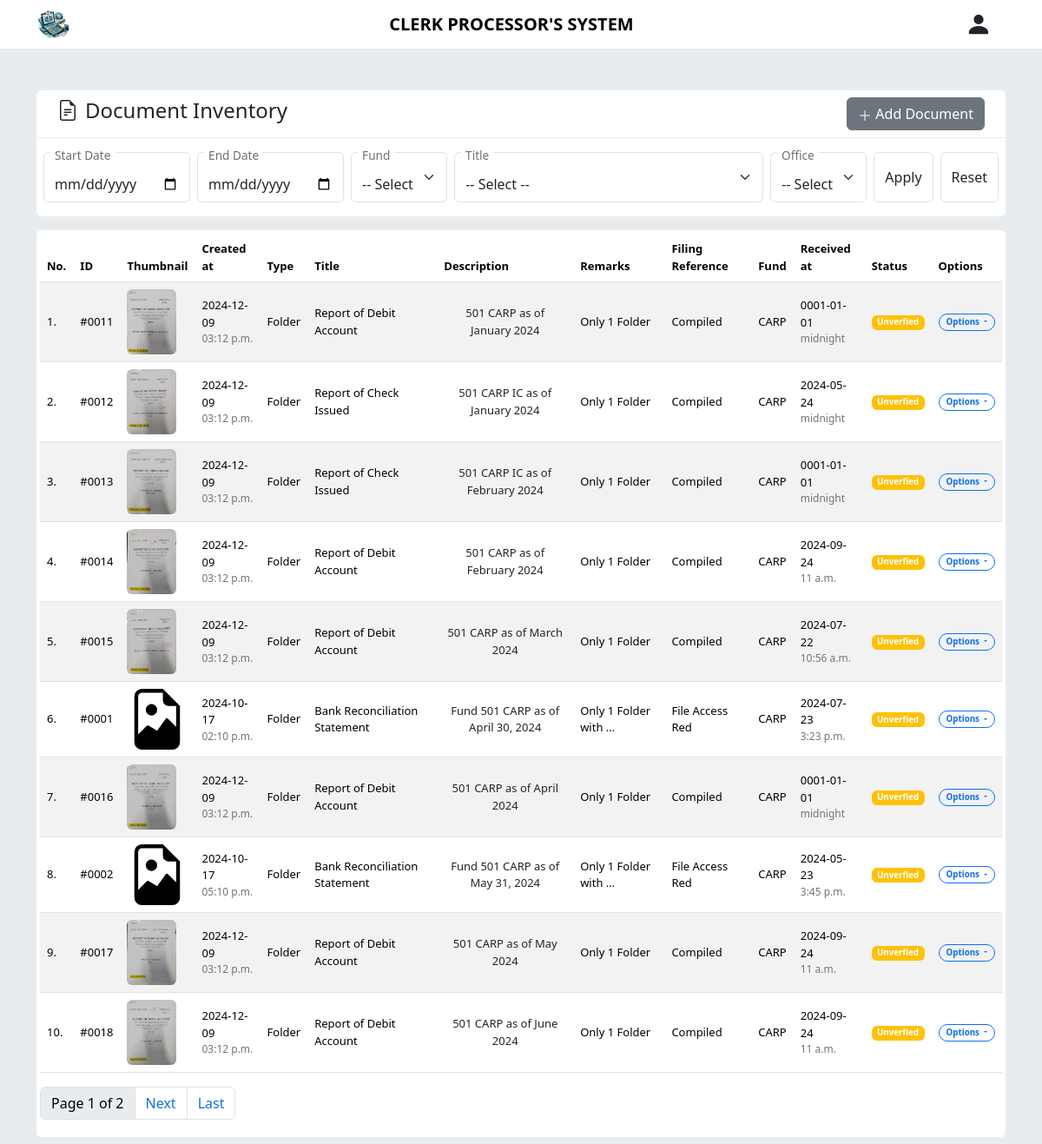
Screenshot of /doc-inventory/ with the database file from the repository.
### docsInventoryHandler/models.py (models this page shows, shortened)
class Document(models.Model):
    type = models.CharField(max_length=100)
    title = models.CharField(max_length=100)
    description = models.CharField(max_length=250)
    doc_year = models.IntegerField()
    doc_month = models.IntegerField()
    remarks = models.CharField(max_length=150)
    filing_ref = models.CharField(max_length=60)
    fund = models.CharField(max_length=10)
    date_received = models.DateField()
    time_received = models.TimeField()
    created_at = models.DateTimeField(auto_now_add=True)
    updated_at = models.DateTimeField(auto_now=True)
    thumbnail = models.FileField(upload_to="MultiFiles/Inventory/thumbnail", blank=True, null=True)
    attachment = models.FileField(upload_to="MultiFiles/Inventory/attachment", blank=True, null=True)
    status = models.CharField(max_length=20, default="unverified")
    office = models.CharField(max_length=100, default="ASDI")

### docsInventoryHandler/views.py (the view)
# urls.py: path("", views.index, name="index"),
def index(request):
    docs = Document.objects.all().order_by('fund', 'doc_month')
    paginator = Paginator(docs, 10)
    page_number = request.GET.get("page")
    page_obj = paginator.get_page(page_number)
    titles = [title[0] for title in DocumentForm.DOCUMENT_TITLE]
    funds = [fund[0] for fund in DocumentForm.FUND_CHOICES]
    offices = [office[0] for office in DocumentForm.OFFICE_CHOICES]
    if request.method == 'POST':
        form = DocumentForm(request.POST, request.FILES)
        if form.is_valid():
            form.save()
            return redirect('docsInventoryIndex')
    else:
        form = DocumentForm()
    return render(request, 'docsInventoryHandler/index.html', {'form': form, 'docs': page_obj, 'titles':titles, 'funds':funds, 'offices':offices, 'page_obj':page_obj})

### docsInventoryHandler/templates/docsInventoryHandler/index.html (shortened to what this page needs)
{% extends 'base/base.html' %}
{% block content %}
<div class="container mt-5">
    <div class="my-2 bg-white rounded-top px-4 py-2 d-flex flex-col justify-content-between">
        <h4 class="d-flex align-items-center gap-2">
            Document Inventory
        </h4>
        {% include 'docsInventoryHandler/modals/modalForm.html' %}
    </div>
    <form class="bg-white rounded-bottom d-flex py-3 gap-2 px-2" style="margin-top: -7px;" action="/doc-inventory/filtered/" method="POST">
            <div class="d-flex flex-col justify-content-start rounded">
                <div class="form-floating">
                    <input type="date" class="form-control" id="dateInput" name="startdate" value="{{filters.startdate}}">
                    <label for="floatingStartDate" style="margin-top: -14px;">Start Date</label>
                </div>
            </div>
            <div class="d-flex flex-col justify-content-start rounded">
                <div class="form-floating">
                    <input type="date" class="form-control" id="dateInput" name="enddate" value="{{filters.enddate}}">
                    <label for="floatingEndDate" style="margin-top: -14px;">End Date</label>
                </div>
            </div>
            <div class="d-flex flex-col justify-content-start rounded">
                <div class="form-floating">
                    <select class="form-select" id="floatingSelect" aria-label="Floating label select example" name="fund">
                    {% if filters.fund %}
                    <option selected value={{filters.fund}}>
                        {{ filters.fund }}
                    </option>
                    {% else %}
                    <option value="">-- Select --</option>
                    {% endif %}
                    </select>
                    <label for="floatingSelect" style="margin-top: -14px;">Fund</label>
                  </div>
            </div>
            <div class="d-flex flex-col justify-content-start rounded">
                <div class="form-floating">
                    <select class="form-select" id="floatingSelect" aria-label="Floating label select example" name="title">
                    {% if filters.title %}
                    <option selected value="{{filters.title}}">
                    {{ filters.title }}
                    <option value="">-- Select --</option>
                    </option>
                    {% else %}
                    <option value="">-- Select --</option>
                    {% endif %}
                    </select>
                    <label for="floatingSelect" style="margin-top: -14px;">Title</label>
                  </div>
            </div>
            <div class="d-flex flex-col justify-content-start rounded">
                <div class="form-floating">
                    <select class="form-select" id="floatingSelect" aria-label="Floating label select example" name="office">
                    {% if filters.office %}
                    <option selected value="{{filters.office}}">
                    {{ filters.office }}
                    <option value="">-- Select --</option>
                    </option>
                    {% else %}
                    <option value="">-- Select --</option>
                    {% endif %}
                    </select>
                    <label for="floatingSelect" style="margin-top: -14px;">Office</label>
                  </div>
            </div>
            <button class="btn border" type="submit">
                  <span>Apply</span>
            </button>
            <button class="btn border" type="reset">
                  <a href="" class="text-decoration-none text-dark">Reset</a>
            </button>
    </form>
    <div class="my-2 bg-white rounded p-1 mt-3">
        {% include 'docsInventoryHandler/tables/documents-table.html' %}
    </div>
</div>
{% endblock %}

### core/templates/base/base.html (shortened to what this page needs)
{% load static %}
<!doctype html>
<html lang="en">
  <head>
    <link href="https://cdn.jsdelivr.net/npm/bootstrap@5.3.3/dist/css/bootstrap.min.css" rel="stylesheet">
    <link rel="stylesheet" href="https://cdn.jsdelivr.net/npm/bootstrap-icons@1.11.3/font/bootstrap-icons.min.css">
    <link rel="stylesheet"
          href=
    "https://cdn.jsdelivr.net/npm/billboard.js/dist/billboard.min.css" />
  </head>
  <body class="bg-body-secondary">
    {% include 'base/navbar.html' %}
    {% block content %}{% endblock %}
  </body>
</html>

### core/templates/base/navbar.html
{% load static %}
<nav class="navbar navbar-expand-lg bg-white">
    <div class="container">
        <img src="{% static 'logo.png' %}" alt="Logo" width="40px" height="40px" class="d-inline-block align-text-top">
      <a class="navbar-brand fw-bold" href="/">
        CLERK PROCESSOR'S SYSTEM
    </a>
      <div class="pe-3">
        <svg xmlns="http://www.w3.org/2000/svg" width="30" height="30" fill="currentColor" class="bi bi-person-fill" viewBox="0 0 16 16">
          <path d="M3 14s-1 0-1-1 1-4 6-4 6 3 6 4-1 1-1 1zm5-6a3 3 0 1 0 0-6 3 3 0 0 0 0 6"/>
        </svg>
      </div>
    </div>
  </nav>

### docsInventoryHandler/templates/docsInventoryHandler/modals/modalForm.html (shortened to what this page needs)
{% load crispy_forms_tags %}
<button type="button" class="btn btn-secondary" data-bs-toggle="modal" data-bs-target="#exampleModal">
  <svg xmlns="http://www.w3.org/2000/svg" width="16" height="16" fill="currentColor" class="bi bi-plus-lg" viewBox="0 0 16 16">
    <path fill-rule="evenodd" d="M8 2a.5.5 0 0 1 .5.5v5h5a.5.5 0 0 1 0 1h-5v5a.5.5 0 0 1-1 0v-5h-5a.5.5 0 0 1 0-1h5v-5A.5.5 0 0 1 8 2"></path>
  </svg>
  Add Document
  </button>

### docsInventoryHandler/templates/docsInventoryHandler/tables/documents-table.html (shortened to what this page needs)
{% if docs %}
<table class="table table-striped rounded p-0" style="font-size: 13px;">
    <thead>
      <tr>
        <th scope="col">No.</th>
        <th scope="col">ID</th>
        <th scope="col">Thumbnail</th>
        <th scope="col">Created at</th>
        <th scope="col">Type</th>
        <th scope="col">Title</th>
        <th scope="col">Description</th>
        <th scope="col">Remarks</th>
        <th scope="col">Filing Reference</th>
        <th scope="col">Fund</th>
        <th scope="col">Received at</th>
        <th scope="col">Status</th>
        <th scope="col">Options</th>
      </tr>
    </thead>
    <tbody>
      {% for doc in docs %}
        <tr class="align-middle">
          <td>
            {{forloop.counter }}.
          </td>
          <td>
            #{{ doc.id |stringformat:"04d"}}
          </td>
          <td>
            {% if doc.thumbnail %}
            <a href="/media/{{doc.thumbnail}}">
              <img src="/media/{{doc.thumbnail}}" alt="img" height="75px" class="rounded">
            </a>
            {% endif %}
          </td>
          <td>
            {{doc.created_at|date:"Y-m-d"}}
            <br>
            <div class="text-secondary" style="font-size: 12px;">
              {{doc.created_at|date:"h:m a"}}
            </div>
          </td>
            <td>{{doc.type}}</td>
            <td>{{doc.title}}</td>
            <td>
              <div class="btn align-start p-0" data-bs-toggle="tooltip" data-bs-placement="top" data-bs-title='{{doc.description}}' style="font-size: 13px;">
                {{doc.description|truncatechars:44}}
              </div>
            </td>
            <td>
                {{doc.remarks|truncatechars:20}}
            </td>
            <td>{{doc.filing_ref}}</td>
            <td>{{doc.fund}}</td>
            <td>{{doc.date_received|date:'Y-m-d'}} <div class="text-secondary" style="font-size: 12px;">{{doc.time_received}}</div></td>
            <td>
              {% if doc.status == "verified" %}
              <div class="badge text-bg-success text-white align-middle">
                Verified
              </div>
              {% elif doc.status == "unverified" %}
              <div class="badge text-bg-warning text-white align-middle">
                Unverfied
              </div>
              {% endif %}
            </td>
            <td>
              <div class="btn-group">
                <button type="button" class="btn border border-primary text-primary px-2 py-1 badge rounded-pill dropdown-toggle" data-bs-toggle="dropdown" aria-expanded="false">
                  Options
                </button>
              </div>
            </td>
        </tr>
      {% endfor %}
    </tbody>
  </table>
{% if page_obj.number %}
<nav aria-label="Page navigation example">
  <ul class="pagination">
    <li class="page-item disabled">
      <a href="" class="page-link text-black">
        Page {{ page_obj.number }} of {{ page_obj.paginator.num_pages }}
      </a>
    </li>
    {% if page_obj.has_next %}
    <li class="page-item"><a class="page-link" href="?page={{ page_obj.next_page_number }}">Next</a></li>
    <li class="page-item"><a class="page-link" href="?page={{ page_obj.paginator.num_pages }}">Last</a></li>
    {% endif %}
  </ul>
</nav>
{% endif %}
  {% else %}
  <p class="text-center pt-2">No Records Found</p>
  {% endif %}

### rows the page displays
Document: id "0011", thumbnail (picture), created_at "2024-12-09", created_at "03:12 p.m.", type "Folder", title "Report of Debit Account", description "501 CARP as of January 2024", remarks "Only 1 Folder", filing_ref "Compiled", fund "CARP", date_received "0001-01-01", time_received "midnight", status "Unverfied"
Document: id "0012", thumbnail (picture), created_at "2024-12-09", created_at "03:12 p.m.", type "Folder", title "Report of Check Issued", description "501 CARP IC as of January 2024", remarks "Only 1 Folder", filing_ref "Compiled", fund "CARP", date_received "2024-05-24", time_received "midnight", status "Unverfied"
Document: id "0013", thumbnail (picture), created_at "2024-12-09", created_at "03:12 p.m.", type "Folder", title "Report of Check Issued", description "501 CARP IC as of February 2024", remarks "Only 1 Folder", filing_ref "Compiled", fund "CARP", date_received "0001-01-01", time_received "midnight", status "Unverfied"
Document: id "0014", thumbnail (picture), created_at "2024-12-09", created_at "03:12 p.m.", type "Folder", title "Report of Debit Account", description "501 CARP as of February 2024", remarks "Only 1 Folder", filing_ref "Compiled", fund "CARP", date_received "2024-09-24", time_received "11 a.m.", status "Unverfied"
Document: id "0015", thumbnail (picture), created_at "2024-12-09", created_at "03:12 p.m.", type "Folder", title "Report of Debit Account", description "501 CARP as of March 2024", remarks "Only 1 Folder", filing_ref "Compiled", fund "CARP", date_received "2024-07-22", time_received "10:56 a.m.", status "Unverfied"
Document: id "0001", created_at "2024-10-17", created_at "02:10 p.m.", type "Folder", title "Bank Reconciliation Statement", description "Fund 501 CARP as of April 30, 2024", remarks "Only 1 Folder with …", filing_ref "File Access Red", fund "CARP", date_received "2024-07-23", time_received "3:23 p.m.", status "Unverfied"
Document: id "0016", thumbnail (picture), created_at "2024-12-09", created_at "03:12 p.m.", type "Folder", title "Report of Debit Account", description "501 CARP as of April 2024", remarks "Only 1 Folder", filing_ref "Compiled", fund "CARP", date_received "0001-01-01", time_received "midnight", status "Unverfied"
Document: id "0002", created_at "2024-10-17", created_at "05:10 p.m.", type "Folder", title "Bank Reconciliation Statement", description "Fund 501 CARP as of May 31, 2024", remarks "Only 1 Folder with …", filing_ref "File Access Red", fund "CARP", date_received "2024-05-23", time_received "3:45 p.m.", status "Unverfied"
Document: id "0017", thumbnail (picture), created_at "2024-12-09", created_at "03:12 p.m.", type "Folder", title "Report of Debit Account", description "501 CARP as of May 2024", remarks "Only 1 Folder", filing_ref "Compiled", fund "CARP", date_received "2024-09-24", time_received "11 a.m.", status "Unverfied"
Document: id "0018", thumbnail (picture), created_at "2024-12-09", created_at "03:12 p.m.", type "Folder", title "Report of Debit Account", description "501 CARP as of June 2024", remarks "Only 1 Folder", filing_ref "Compiled", fund "CARP", date_received "2024-09-24", time_received "11 a.m.", status "Unverfied"

### other values shown
{{ page_obj.number }} "1"
{{ page_obj.paginator.num_pages }} "2"
